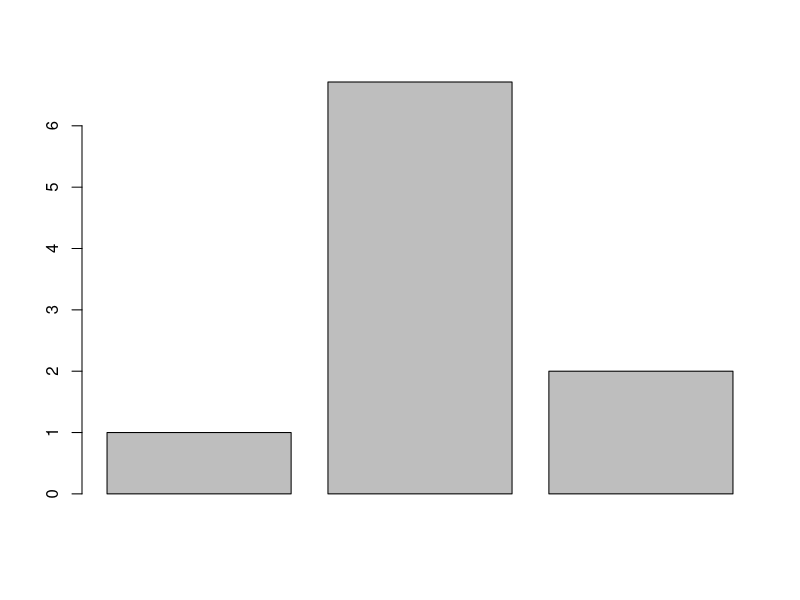
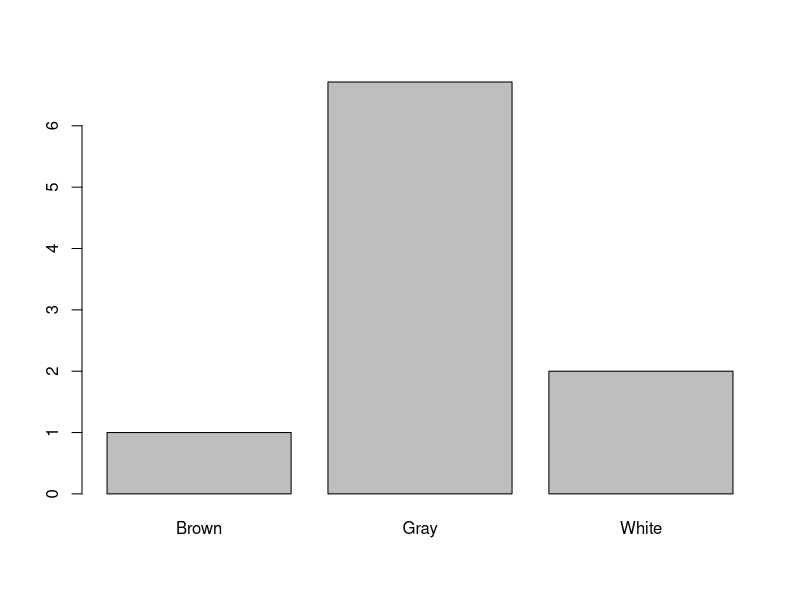
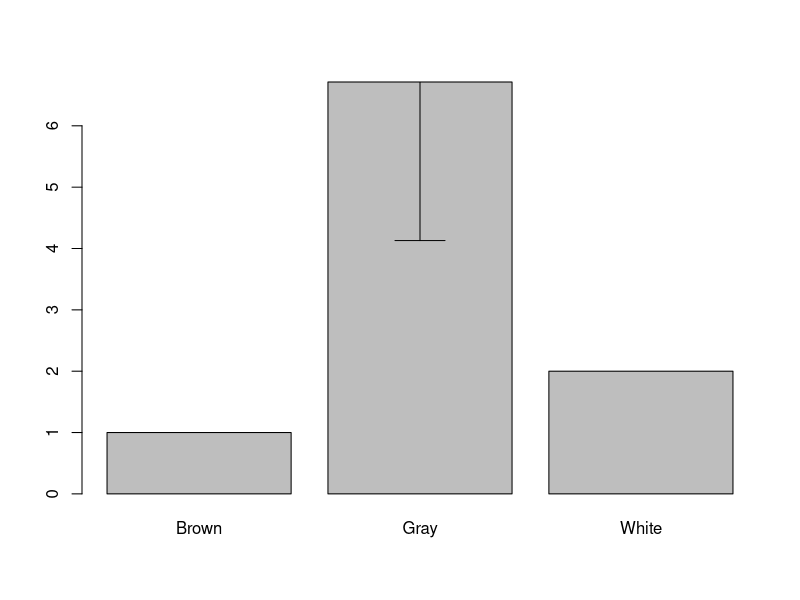

Generate these figures, in order, with R: (Note: this script raises an error after producing the figures.)
LM_wd <- function (repo, folder=NULL) {
  if(missing(folder))
  {
    setwd(print(paste(if (Sys.info()[["sysname"]]=="Windows") {("C:/GitHub")} else {
      if (Sys.info()[["sysname"]]=="Darwin"){("/Users/lydiameckley/GitHub")} else ("for Linux run: setwd('/home/[LydiaMeckley]/GitHub')")
    },"/",repo, sep = "")))}
  else 
    
  {
    setwd(print(paste(if (Sys.info()[["sysname"]]=="Windows") {("C:/GitHub")} else {
      if (Sys.info()[["sysname"]]=="Darwin"){("/Users/lydiameckley/GitHub")} else ("for Linux run: setwd('/home/[LydiaMeckley]/GitHub')")
    },"/",repo, "/", folder, sep = "")))}
}

LM_wd("meckleylg")

# With the data frame you created last week you will:
Pets <- c('Cats','Dogs','Fish','Rabbits','Birds','Hamsters','Guinea Pigs','Snakes','Rats','Mice','Horses','Cows','Donkeys','Mules','Pigs')
Color <- c('Brown','White','Gray','Gray','Gray','Gray','Gray','Gray','Gray','Gray','Gray','Gray','Gray','Gray','Gray')
Age <- c(1,2,3,4,5,6,7,8,9,10,11,12,13,14,15)
Height <- c(1,2,3,3,4,4,5,6,7,8,8,8,8,9,10)
Weight <- c(1,2.1,3.5,4,5,6,7.8,8,9.28,10,11.65,12.98,13,14,15.66)

df <- as.data.frame(cbind(Pets,Color,Age,Height,Weight))

df$Age <- as.numeric(df$Age)
df$Height <- as.numeric(df$Height)
df$Weight <- as.numeric(df$Weight)

Ferrets <- data.frame('Ferrets', 'Gray', 16,11,17.2)

colnames(Ferrets) <- colnames(df)

df1 <- rbind(df, Ferrets)

row.names(df1) <- df1$Pets
df1 <- df1[,-1]
df1

# Create a barplot for one numeric column, grouped by the character vector with 3 unique values (10 points)
df.mean <- aggregate(df1$Height ~ df1$Color, FUN = "mean")
df.mean

colnames(df.mean) <- c("Color","Mean")
df.mean

barplot(df.mean$Mean)

barplot(df.mean$Mean, names.arg = df.mean$Color)

  # Add error bars with mean and standard deviation to the plot (SD SHOWS UP AS "NA" FOR TWO OF THE COLORS???...)
df.sd <- aggregate(df1$Height ~ df1$Color, FUN = "sd")
colnames(df.sd) <- c("Color","StanDev")
df.sd

b.plot <- barplot(df.mean$Mean, names.arg = df.mean$Color)

arrows(b.plot, df.mean$Mean-df.sd$StanDev,
       b.plot, df.mean$Mean+df.sd$StanDev,angle=90,code=3)

  # Change the x and y labels and add a title
plot(df1$dec.num ~ df1$uniqu.num, xlab = "Color", ylab = "Height", main = "Pets of Different Colors Compared to Height")

  # Export the plot as a PDF that is 4 inches wide and 7 inches tall.

# Create a scatter plot between two of your numeric columns. (10 points)
plot(df1$Weight ~ df1$Height)

  # Change the point shape and color to something NOT used in the example. (WHY DOES IT NEED THE REST OF THE STUFF AND NOT JUST THE PCH=18???)
plot(df1$Weight ~ df1$Height, xlab = "Height", ylab = "Weight", main = "Heights and Weights in Pets", pch=18, col = "darkviolet")
  # Change the x and y labels and add a title
plot(df1$Weight ~ df1$Height, xlab = "Height", ylab = "Weight", main = "Heights and Weights in Pets")

  # Export the plot as a JPEG by using the "Export" button in the plotting pane.

# Upload both plots with the script used to create them to GitHub. (5 points)
  # Follow the same file naming format as last week for the script.
  # Name plots as Lastname_barplot or Lastname_scatterplot. Save them to your "Week2" folder. (5 points)
